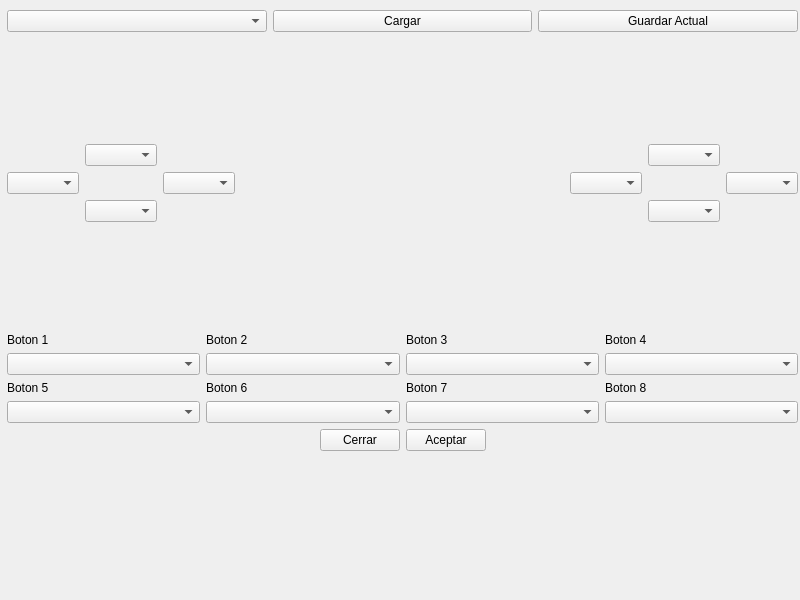
<?xml version="1.0" encoding="UTF-8"?>
<ui version="4.0">
 <class>MainWindow</class>
 <widget class="QMainWindow" name="MainWindow">
  <property name="geometry">
   <rect>
    <x>0</x>
    <y>0</y>
    <width>800</width>
    <height>600</height>
   </rect>
  </property>
  <property name="windowTitle">
   <string>MainWindow</string>
  </property>
  <widget class="QWidget" name="centralwidget">
   <widget class="QWidget" name="verticalLayoutWidget_5">
    <property name="geometry">
     <rect>
      <x>7</x>
      <y>10</y>
      <width>791</width>
      <height>441</height>
     </rect>
    </property>
    <layout class="QVBoxLayout" name="AppLayout">
     <item>
      <layout class="QHBoxLayout" name="ConfigBox">
       <item>
        <widget class="QComboBox" name="controlesComboBox"/>
       </item>
       <item>
        <widget class="QPushButton" name="cargarButton">
         <property name="text">
          <string>Cargar</string>
         </property>
        </widget>
       </item>
       <item>
        <widget class="QPushButton" name="guardarButton">
         <property name="text">
          <string>Guardar Actual</string>
         </property>
        </widget>
       </item>
      </layout>
     </item>
     <item>
      <spacer name="verticalSpacer">
       <property name="orientation">
        <enum>Qt::Vertical</enum>
       </property>
       <property name="sizeHint" stdset="0">
        <size>
         <width>20</width>
         <height>40</height>
        </size>
       </property>
      </spacer>
     </item>
     <item>
      <layout class="QHBoxLayout" name="JSBox">
       <item>
        <layout class="QGridLayout" name="JSI">
         <item row="2" column="1">
          <widget class="QComboBox" name="XPosCar"/>
         </item>
         <item row="0" column="1">
          <widget class="QComboBox" name="XNegCar"/>
         </item>
         <item row="1" column="2">
          <widget class="QComboBox" name="YNegCar"/>
         </item>
         <item row="1" column="0">
          <widget class="QComboBox" name="YPosCar"/>
         </item>
         <item row="1" column="1">
          <widget class="QLabel" name="label">
           <property name="text">
            <string/>
           </property>
           <property name="pixmap">
            <pixmap>Descargas/Imagen-removebg-preview(2).png</pixmap>
           </property>
          </widget>
         </item>
        </layout>
       </item>
       <item>
        <spacer name="horizontalSpacer">
         <property name="orientation">
          <enum>Qt::Horizontal</enum>
         </property>
         <property name="sizeHint" stdset="0">
          <size>
           <width>40</width>
           <height>20</height>
          </size>
         </property>
        </spacer>
       </item>
       <item>
        <layout class="QGridLayout" name="JSI_2">
         <item row="2" column="1">
          <widget class="QComboBox" name="XPosCar_2"/>
         </item>
         <item row="1" column="0">
          <widget class="QComboBox" name="YPosCar_2"/>
         </item>
         <item row="1" column="2">
          <widget class="QComboBox" name="YNegCar_2"/>
         </item>
         <item row="0" column="1">
          <widget class="QComboBox" name="XNegCar_2"/>
         </item>
         <item row="1" column="1">
          <widget class="QLabel" name="label_2">
           <property name="text">
            <string/>
           </property>
           <property name="pixmap">
            <pixmap>Descargas/Imagen-removebg-preview(2).png</pixmap>
           </property>
          </widget>
         </item>
        </layout>
       </item>
      </layout>
     </item>
     <item>
      <spacer name="verticalSpacer_3">
       <property name="orientation">
        <enum>Qt::Vertical</enum>
       </property>
       <property name="sizeHint" stdset="0">
        <size>
         <width>20</width>
         <height>40</height>
        </size>
       </property>
      </spacer>
     </item>
     <item>
      <layout class="QHBoxLayout" name="ButtonBox">
       <item>
        <layout class="QVBoxLayout" name="Bot1Box">
         <item>
          <widget class="QLabel" name="Boton1txt">
           <property name="text">
            <string>Boton 1</string>
           </property>
          </widget>
         </item>
         <item>
          <widget class="QComboBox" name="Boton1Sel"/>
         </item>
         <item>
          <layout class="QVBoxLayout" name="Bot1Box_2">
           <item>
            <widget class="QLabel" name="Boton1txt_2">
             <property name="text">
              <string>Boton 5</string>
             </property>
            </widget>
           </item>
           <item>
            <widget class="QComboBox" name="Boton1Sel_2"/>
           </item>
          </layout>
         </item>
        </layout>
       </item>
       <item>
        <layout class="QVBoxLayout" name="Bot2Box">
         <item>
          <widget class="QLabel" name="Boton2txt">
           <property name="text">
            <string>Boton 2</string>
           </property>
          </widget>
         </item>
         <item>
          <widget class="QComboBox" name="Boton2Sel"/>
         </item>
         <item>
          <layout class="QVBoxLayout" name="Bot2Box_2">
           <item>
            <widget class="QLabel" name="Boton2txt_2">
             <property name="text">
              <string>Boton 6</string>
             </property>
            </widget>
           </item>
           <item>
            <widget class="QComboBox" name="Boton2Sel_2"/>
           </item>
          </layout>
         </item>
        </layout>
       </item>
       <item>
        <layout class="QVBoxLayout" name="Bot3Box">
         <item>
          <widget class="QLabel" name="Boton3txt">
           <property name="text">
            <string>Boton 3</string>
           </property>
          </widget>
         </item>
         <item>
          <widget class="QComboBox" name="Boton3Sel"/>
         </item>
         <item>
          <layout class="QVBoxLayout" name="Bot3Box_2">
           <item>
            <widget class="QLabel" name="Boton3txt_2">
             <property name="text">
              <string>Boton 7</string>
             </property>
            </widget>
           </item>
           <item>
            <widget class="QComboBox" name="Boton3Sel_2"/>
           </item>
          </layout>
         </item>
        </layout>
       </item>
       <item>
        <layout class="QVBoxLayout" name="Bot4Box">
         <item>
          <widget class="QLabel" name="Boton4txt">
           <property name="text">
            <string>Boton 4</string>
           </property>
          </widget>
         </item>
         <item>
          <widget class="QComboBox" name="Boton4Sel"/>
         </item>
         <item>
          <layout class="QVBoxLayout" name="Bot4Box_2">
           <item>
            <widget class="QLabel" name="Boton4txt_2">
             <property name="text">
              <string>Boton 8</string>
             </property>
            </widget>
           </item>
           <item>
            <widget class="QComboBox" name="Boton4Sel_2"/>
           </item>
          </layout>
         </item>
        </layout>
       </item>
      </layout>
     </item>
     <item>
      <layout class="QHBoxLayout" name="CABox">
       <item>
        <spacer name="horizontalSpacer_2">
         <property name="orientation">
          <enum>Qt::Horizontal</enum>
         </property>
         <property name="sizeHint" stdset="0">
          <size>
           <width>40</width>
           <height>20</height>
          </size>
         </property>
        </spacer>
       </item>
       <item>
        <widget class="QPushButton" name="CerrarButton">
         <property name="text">
          <string>Cerrar</string>
         </property>
        </widget>
       </item>
       <item>
        <widget class="QPushButton" name="AceptarButton">
         <property name="text">
          <string>Aceptar</string>
         </property>
        </widget>
       </item>
       <item>
        <spacer name="horizontalSpacer_3">
         <property name="orientation">
          <enum>Qt::Horizontal</enum>
         </property>
         <property name="sizeHint" stdset="0">
          <size>
           <width>40</width>
           <height>20</height>
          </size>
         </property>
        </spacer>
       </item>
      </layout>
     </item>
    </layout>
   </widget>
  </widget>
 </widget>
 <resources/>
 <connections>
  <connection>
   <sender>cargarButton</sender>
   <signal>released()</signal>
   <receiver>MainWindow</receiver>
   <slot>cargarControl()</slot>
   <hints>
    <hint type="sourcelabel">
     <x>391</x>
     <y>29</y>
    </hint>
    <hint type="destinationlabel">
     <x>459</x>
     <y>99</y>
    </hint>
   </hints>
  </connection>
 </connections>
 <slots>
  <slot>cargarControl()</slot>
 </slots>
</ui>
